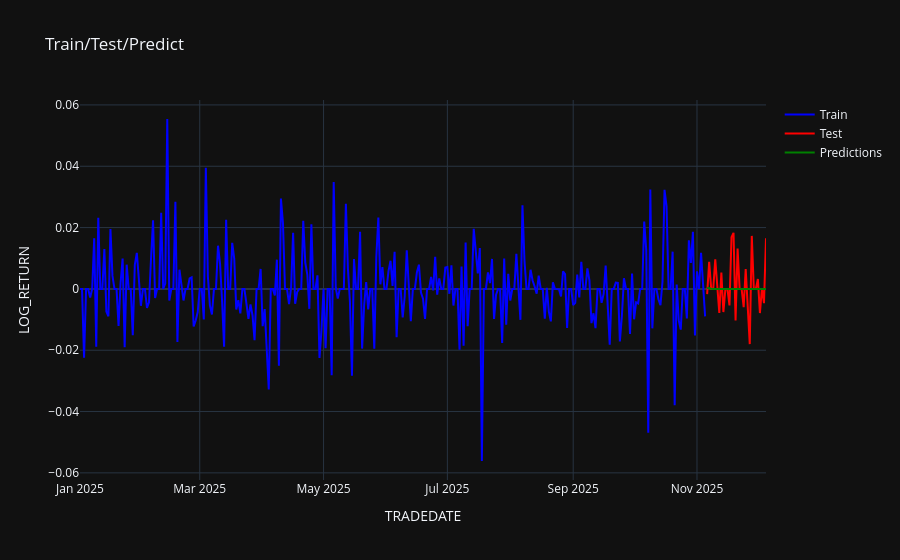
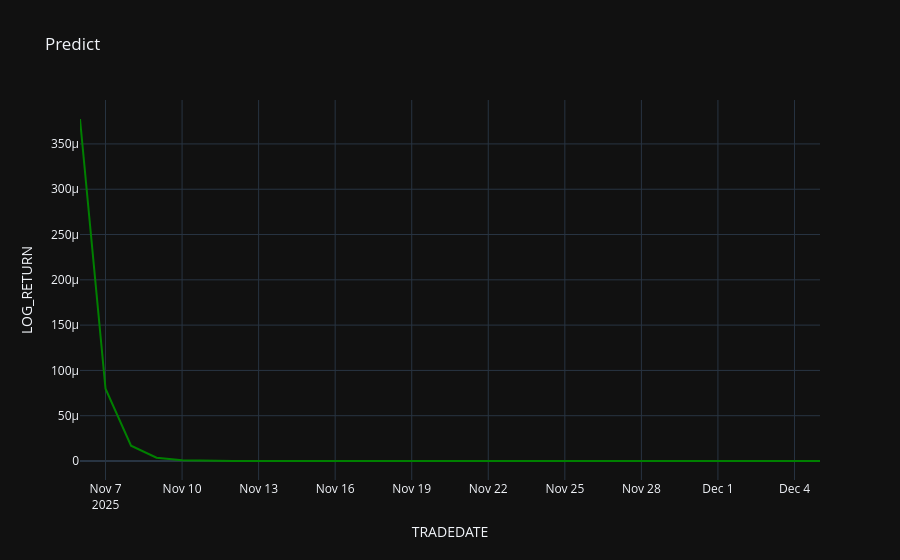

Notebook source saved alongside these figures, in order:
### Markdown cell above
### Графическое отображение

### Code cell
fig = go.Figure()
df_fig = df_train[df_train["TRADEDATE"] >= "2025-01-01"]
fig.add_trace(
    go.Scatter(x=df_fig["TRADEDATE"], y=df_fig["LOG_RETURN"], name="Train", line=dict(color="blue"))
)
fig.add_trace(
    go.Scatter(x=df_test["TRADEDATE"], y=df_test["LOG_RETURN"], name="Test", line=dict(color="red"))
)
fig.add_trace(
    go.Scatter(
        x=df_predict["TRADEDATE"], y=df_predict["LOG_RETURN"], name="Predictions", line=dict(color="green")
    )
)
fig.update_layout(
    title="Train/Test/Predict", xaxis_title="TRADEDATE", yaxis_title="LOG_RETURN"
)
fig.show()

fig = go.Figure()
fig.add_trace(
    go.Scatter(
        x=df_predict["TRADEDATE"], y=df_predict["LOG_RETURN"], name="Predictions", line=dict(color="green")
    )
)
fig.update_layout(
    title="Predict", xaxis_title="TRADEDATE", yaxis_title="LOG_RETURN"
)
fig.show()
